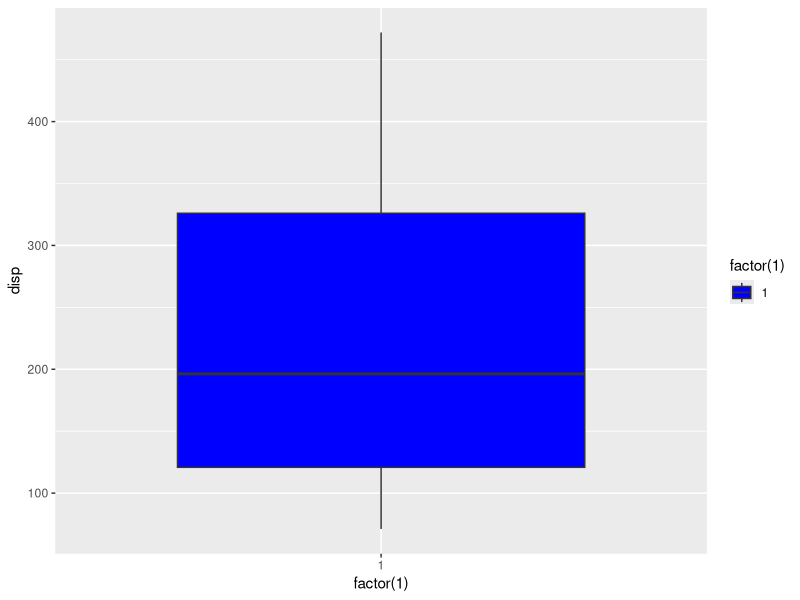
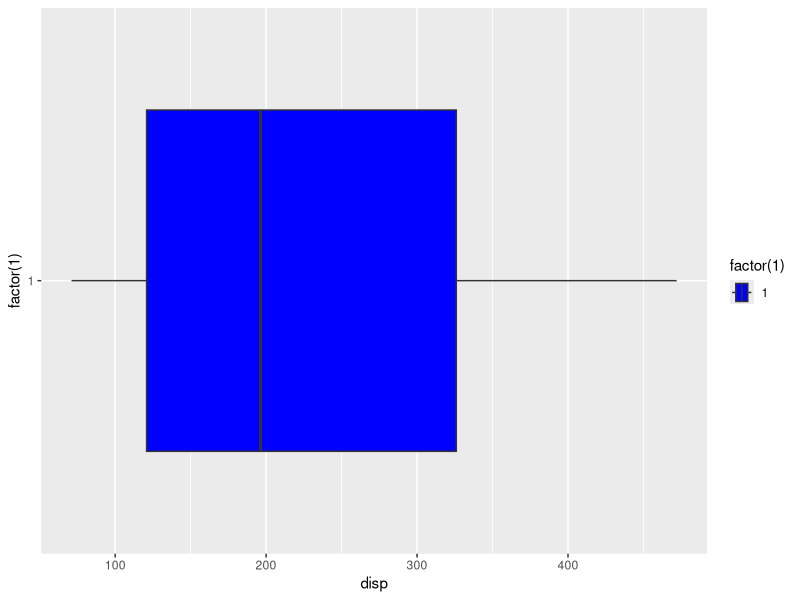

R code for these plots, in order:
# Silvy Saint-Jean

library(tidyverse)
head(mpg)
summary(mpg$displ)

# The data source is the mpg data table
ggplot(mtcars, aes(x = factor(1), y = disp, fill = factor(1))) +
  geom_boxplot() +
  scale_fill_manual(values = "blue")

# Horizontal 

ggplot(mtcars, aes(x = disp, y = factor(1), fill = factor(1))) +
  geom_boxplot() +
  scale_fill_manual(values = "blue")
